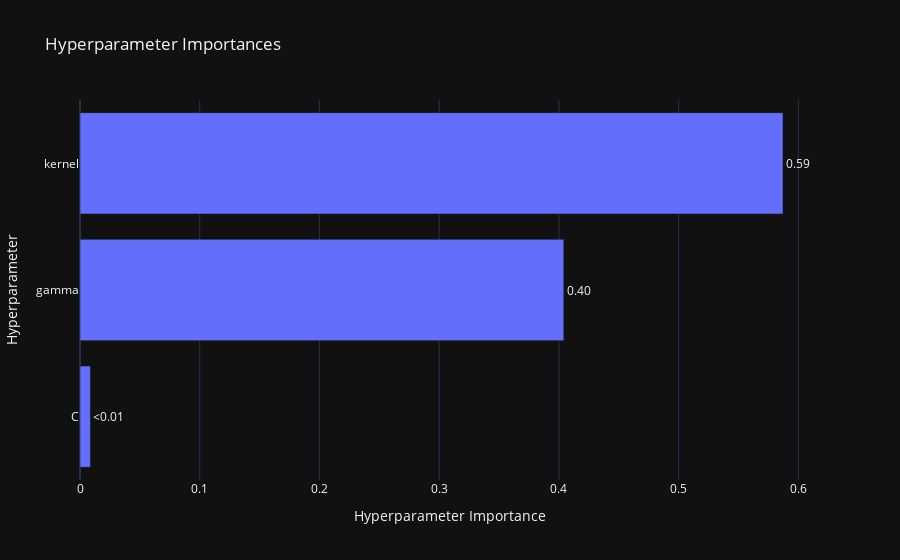

Notebook source saved alongside this figure:
### Code cell
vis.plot_param_importances(study)

### Figure 1 — Plotly figure (JSON) as saved in the notebook; plotly's stock layout.template omitted (floating-point values rounded to 4 significant figures)
{"data": [{"cliponaxis": false, "hovertemplate": ["C (FloatDistribution): 0.008708893542374387<extra></extra>", "gamma (FloatDistribution): 0.40412662016033285<extra></extra>", "kernel (CategoricalDistribution): 0.5871644862972928<extra></extra>"], "name": "Objective Value", "orientation": "h", "text": ["<0.01", "0.40", "0.59"], "textposition": "outside", "x": [0.008709, 0.4041, 0.5872], "y": ["C", "gamma", "kernel"], "type": "bar"}], "layout": {"title": {"text": "Hyperparameter Importances"}, "xaxis": {"title": {"text": "Hyperparameter Importance"}}, "yaxis": {"title": {"text": "Hyperparameter"}}}}
